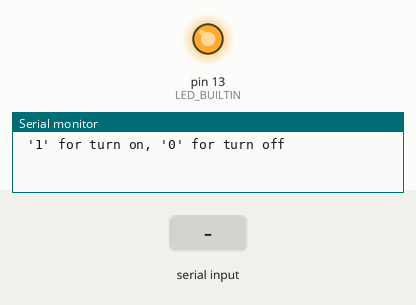
Recording of a sketch running on a simulated Arduino Uno, built with avr-gcc and run on an emulated ATmega328P. Shown: output pins drawn as LEDs (lit = HIGH), the last lines printed to the serial monitor. The inputs (shaded band) are chosen by the test bench.

Above: at 2.2 s.
2.3 s: "1" received over Serial
At 3.3 s:
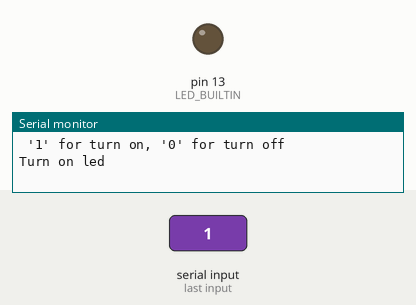
3.8 s: "0" received over Serial
At 4.5 s:
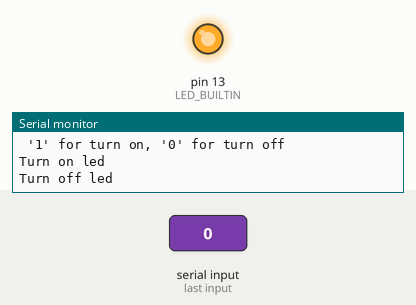
Timing chart, 0 to 6.8 s (numbered marks = the images above; inputs shaded):
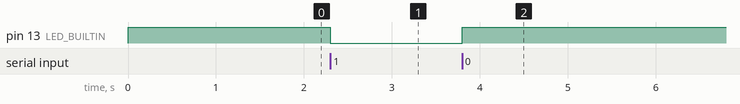

Measured:
- after the input at 2.3 s, pin 13 (LED_BUILTIN): HIGH → LOW at once
- after the input at 3.8 s, pin 13 (LED_BUILTIN): LOW → HIGH at once

The sketch:

Control_led.ino
```cpp
void setup() {
  // put your setup code here, to run once:
  pinMode(LED_BUILTIN, OUTPUT);
  digitalWrite(LED_BUILTIN, HIGH); // Tắt đèn ban đầu

  Serial.begin(115200);
  delay(1000);
  Serial.println(" '1' for turn on, '0' for turn off ");

}

void loop() {
  // put your main code here, to run repeatedly:
  // Kiểm tra dữ liệu từ máy tính gửi xuống
  if( Serial.available() > 0 )
  {
    // Đọc ký tự vừa nhận được
    char string_input = Serial.read();

    if(string_input == '1')
    {
      digitalWrite(LED_BUILTIN, LOW); //Bật đèn
      Serial.println("Turn on led");
    }

    if(string_input == '0')
    {
      digitalWrite(LED_BUILTIN, HIGH); //Bật đèn
      Serial.println("Turn off led");
    }
  }
}
```
